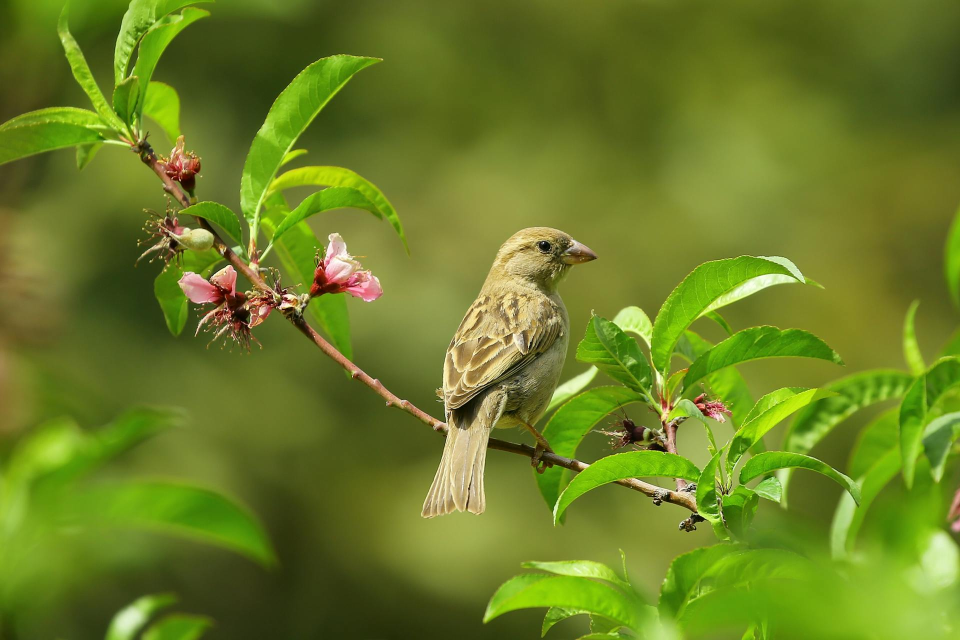
#> input picture bird.jpg, 1920 x 1280 px (shown at 1/2 size)
$ python '14. Histograms.py'
#> lines starting #> are read from the running program, lines starting #| are printed output that depends on the picture
"""
Histogram: A histogram shows the distribution of pixel intensities in an image.

In this tutorial we cover:
1. Grayscale Histogram
2. Color Histogram
3. Histogram Equalization
4. CLAHE (Adaptive Histogram Equalization)

"""

import cv2
import numpy as np
from matplotlib import pyplot as plt

# Read image
img = cv2.imread('bird.jpg')
#> img is the input picture: shape (1280, 1920, 3); mean B, G, R 36.2, 125.4, 106.2

# Resize image
img = cv2.resize(img, (720, 500))
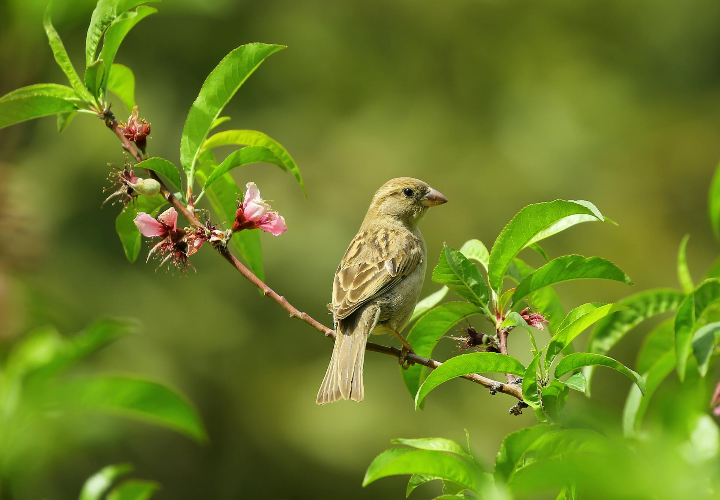
#> img: shape (500, 720, 3); mean B, G, R 36.2, 125.3, 106.1

# Convert to grayscale
gray = cv2.cvtColor(img, cv2.COLOR_BGR2GRAY)
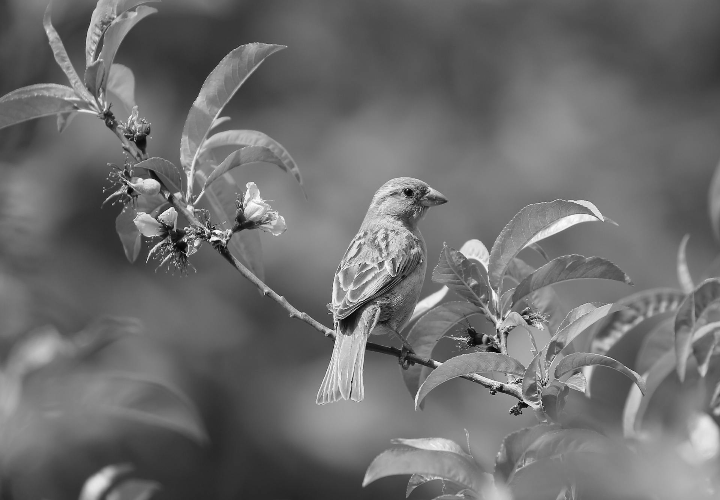
#> gray: shape (500, 720); min 5, max 252, mean 109.4

# -------------------------------------------------
# 1. Grayscale Histogram
# -------------------------------------------------

hist_gray = cv2.calcHist([gray], [0], None, [256], [0, 256])
#> hist_gray = 256 values, max 5717 at index 122, min 0 at index 0, mean 1406.2

plt.figure("Grayscale Histogram")
plt.title("Grayscale Histogram")
plt.xlabel("Pixel Intensity")
plt.ylabel("Number of Pixels")
plt.plot(hist_gray)
plt.xlim([0, 256])

# -------------------------------------------------
# 2. Color Histogram
# -------------------------------------------------

colors = ('b', 'g', 'r')

plt.figure("Color Histogram")
plt.title("Color Histogram")
plt.xlabel("Pixel Intensity")
plt.ylabel("Number of Pixels")

for i, col in enumerate(colors):
    hist = cv2.calcHist([img], [i], None, [256], [0, 256])
    plt.plot(hist, color=col)
    plt.xlim([0, 256])

# -------------------------------------------------
# 3. Histogram Equalization (Grayscale only)
# -------------------------------------------------

equalized = cv2.equalizeHist(gray)
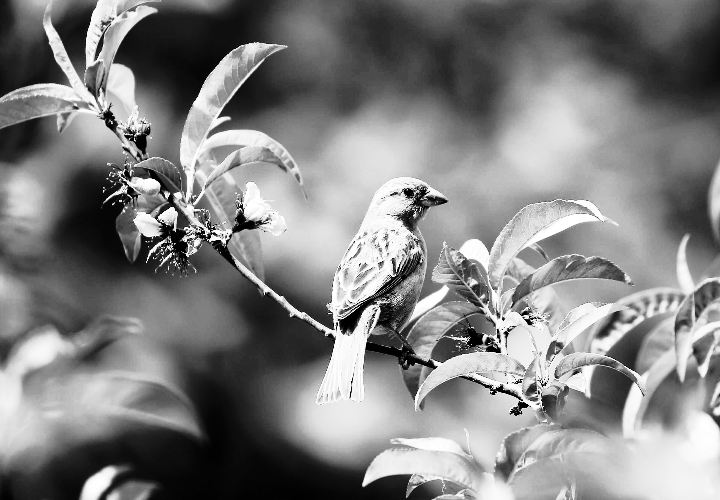
#> equalized: shape (500, 720); min 0, max 255, mean 128.6

# -------------------------------------------------
# 4. CLAHE (Adaptive Equalization)
# -------------------------------------------------

clahe = cv2.createCLAHE(clipLimit=2.0, tileGridSize=(8, 8))
clahe_result = clahe.apply(gray)
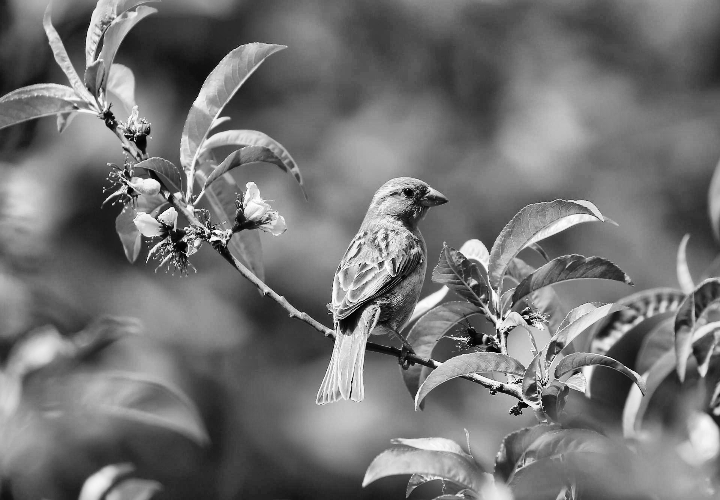
#> clahe_result: shape (500, 720); min 1, max 254, mean 115.1

# -------------------------------------------------
# Show images
# -------------------------------------------------

cv2.imshow("Original", img)
cv2.imshow("Grayscale", gray)
cv2.imshow("Histogram Equalization", equalized)
cv2.imshow("CLAHE", clahe_result)

plt.show()
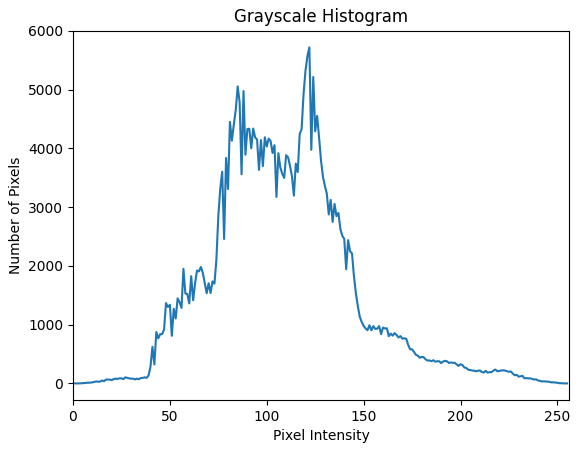
#> figure drawn by matplotlib, 1 panel; curve peaks at x = 122, y = 5717
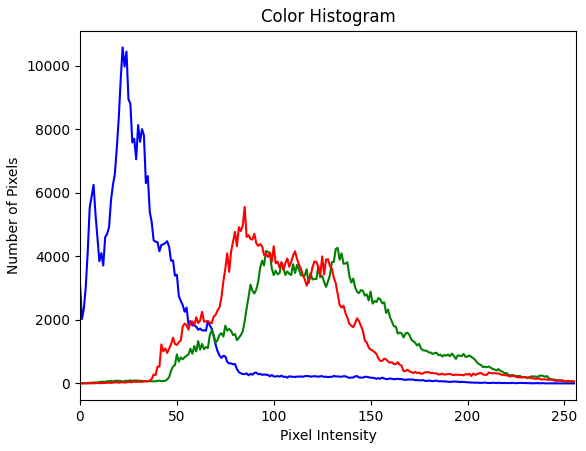
#> figure drawn by matplotlib, 1 panel; curve peaks at x = 22, y = 10575; curve peaks at x = 133, y = 4266; curve peaks at x = 85, y = 5554

cv2.waitKey(0)
cv2.destroyAllWindows()

$ run again, with macaw.jpg copied over bird.jpg
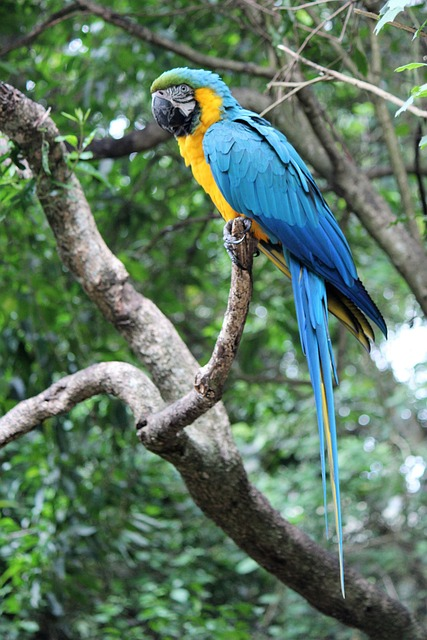
#> input picture macaw.jpg, 427 x 640 px
#> img is the input picture: shape (640, 427, 3); mean B, G, R 99.6, 119.3, 93.6
#> img: shape (500, 720, 3)
#> `gray = cv2.cvtColor(img, cv2.COLOR_BGR2GRAY)`:
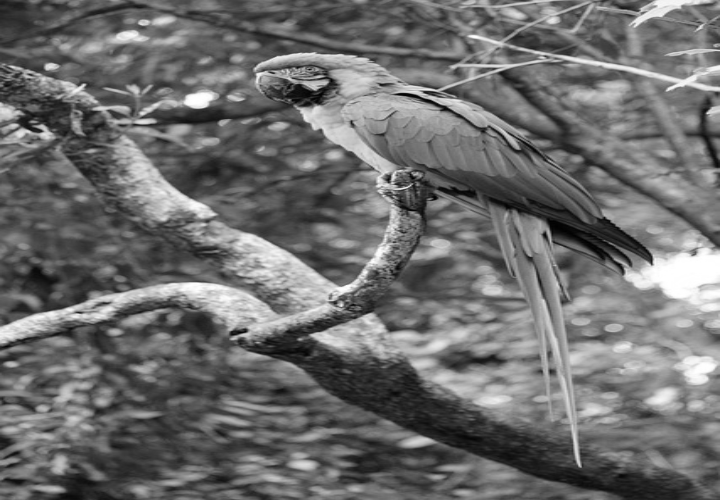
#> gray: shape (500, 720); min 0, max 255, mean 109.3
#> hist_gray = 256 values, max 3098 at index 89, min 2 at index 0, mean 1406.2
#> `plt.show()`:
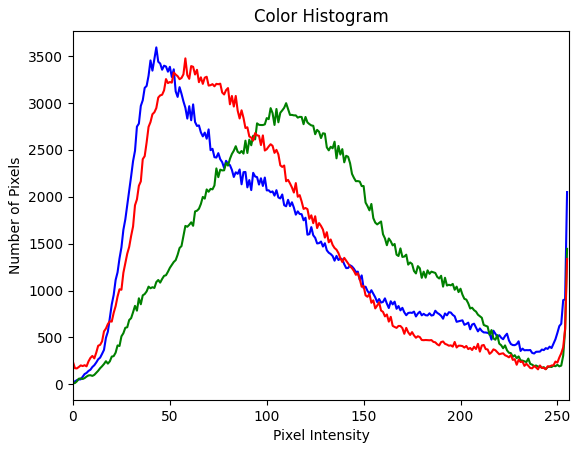
#> figure drawn by matplotlib, 1 panel; curve peaks at x = 43, y = 3594; curve peaks at x = 110, y = 2999; curve peaks at x = 58, y = 3477
